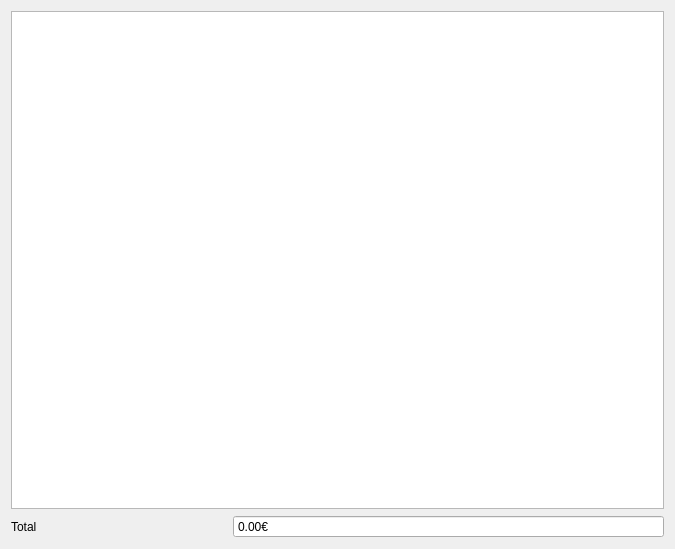
<?xml version="1.0" encoding="UTF-8"?>
<ui version="4.0">
 <class>Form</class>
 <widget class="QWidget" name="Form">
  <property name="geometry">
   <rect>
    <x>0</x>
    <y>0</y>
    <width>675</width>
    <height>549</height>
   </rect>
  </property>
  <property name="windowTitle">
   <string>Form</string>
  </property>
  <layout class="QGridLayout" name="gridLayout">
   <item row="1" column="1" colspan="2">
    <widget class="QDoubleSpinBox" name="doubleSpinBox">
     <property name="readOnly">
      <bool>true</bool>
     </property>
     <property name="buttonSymbols">
      <enum>QAbstractSpinBox::NoButtons</enum>
     </property>
     <property name="suffix">
      <string>€</string>
     </property>
     <property name="maximum">
      <double>999999999.000000000000000</double>
     </property>
    </widget>
   </item>
   <item row="1" column="0">
    <widget class="QLabel" name="label">
     <property name="text">
      <string>Total</string>
     </property>
    </widget>
   </item>
   <item row="0" column="0" colspan="3">
    <widget class="QTableWidget" name="tableWidget"/>
   </item>
  </layout>
 </widget>
 <resources/>
 <connections/>
</ui>
